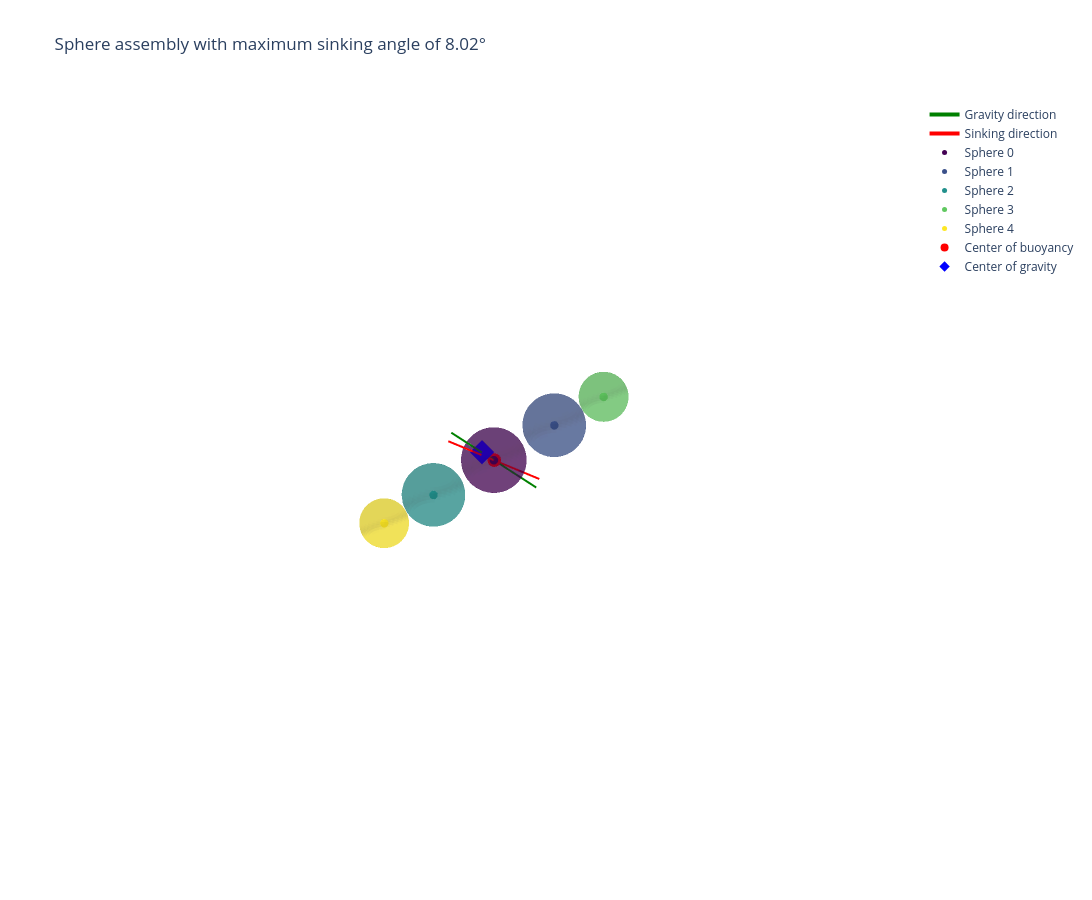

Notebook code cell kept with this figure:
### Markdown cell above
### Plotting figure

### Code cell
fig = go.Figure()

# Plot eigenvectors centered at delta
start = - 2 * eigenvec  # One end of the segment
end = 2 * eigenvec    # The other end of the segment

fig.add_trace(go.Scatter3d(
    x=[start[0], end[0]],
    y=[start[1], end[1]],
    z=[start[2], end[2]],
    mode="lines",
    line=dict(color="green", width=4),
    name="Gravity direction"
))    

start = - 2 * velocity  # One end of the segment
end = 2 * velocity    # The other end of the segment

fig.add_trace(go.Scatter3d(
    x=[start[0], end[0]],
    y=[start[1], end[1]],
    z=[start[2], end[2]],
    mode="lines",
    line=dict(color="red", width=4),
    name="Sinking direction"
))

    
# Plot spheres
for i_sphere, sphere in enumerate(mysoftplankton.spheres):
    x, y, z = create_sphere(
        radius=sphere.radius(dofs, params),
        center=sphere.position(dofs, params),
    )

    # Uniform color per sphere
    fig.add_trace(go.Surface(
        x=x, y=y, z=z,
        surfacecolor=jnp.ones_like(x) * i_sphere,  # Uniform color
        showscale=False,
        colorscale=[[0, colors[i_sphere]], [1, colors[i_sphere]]],  # Uniform color mapping
        opacity=0.5,  # Transparency level
    ))

    # Dummy scatter point for legend
    fig.add_trace(go.Scatter3d(
        x=[sphere.position(dofs, params)[0]], 
        y=[sphere.position(dofs, params)[1]], 
        z=[sphere.position(dofs, params)[2]],
        mode="markers",
        marker=dict(size=5, color=colors[i_sphere]),
        name=f"Sphere {i_sphere}"  # Legend entry
    ))


# Add geometric center point
fig.add_trace(go.Scatter3d(
    x=[geometric_center[0]], 
    y=[geometric_center[1]], 
    z=[geometric_center[2]],
    mode='markers',
    marker=dict(size=8, color='red', symbol='circle'),
    name="Center of buoyancy"
))

# Add Center of gravity
fig.add_trace(go.Scatter3d(
    x=[delta_point[0]], 
    y=[delta_point[1]], 
    z=[delta_point[2]],
    mode='markers',
    marker=dict(size=8, color='blue', symbol='diamond'),
    name="Center of gravity"
))

fig.update_layout(
    title=f"Sphere assembly with maximum sinking angle of {angle:.2f}°",
    autosize=False,
    width=1100,
    height=900,
    scene=dict(
        xaxis=dict(visible=False, range=[mid_x - max_range, mid_x + max_range]),
        yaxis=dict(visible=False, range=[mid_y - max_range, mid_y + max_range]),
        zaxis=dict(visible=False, range=[mid_z - max_range, mid_z + max_range]),
        aspectmode="manual",
        aspectratio=dict(x=1, y=1, z=1),
    ),
    scene_camera=dict(projection=dict(type="orthographic"))  # Isometric projection
)

fig.show()

### Figure 1 — Plotly figure (JSON) as saved in the notebook; plotly's stock layout.template omitted (floating-point values rounded to 4 significant figures; data arrays with more than 128 entries replaced by an {"elided": "..."} marker saying what was removed)
{"data": [{"line": {"color": "green", "width": 4}, "mode": "lines", "name": "Gravity direction", "type": "scatter3d", "x": [-1.311, 1.311], "y": [0.5187, -0.5187], "z": [-1.419, 1.419]}, {"line": {"color": "red", "width": 4}, "mode": "lines", "name": "Sinking direction", "type": "scatter3d", "x": [-1.509, 1.509], "y": [0.451, -0.451], "z": [-1.233, 1.233]}, {"colorscale": [[0, "rgb(68, 1, 84)"], [1, "rgb(68, 1, 84)"]], "opacity": 0.5, "showscale": false, "surfacecolor": {"elided": "32x32 float values"}, "type": "surface", "x": {"elided": "32x32 float values"}, "y": {"elided": "32x32 float values"}, "z": {"elided": "32x32 float values"}}, {"marker": {"color": "rgb(68, 1, 84)", "size": 5}, "mode": "markers", "name": "Sphere 0", "type": "scatter3d", "x": [0], "y": [0], "z": [0]}, {"colorscale": [[0, "rgb(59, 81, 138)"], [1, "rgb(59, 81, 138)"]], "opacity": 0.5, "showscale": false, "surfacecolor": {"elided": "32x32 float values"}, "type": "surface", "x": {"elided": "32x32 float values"}, "y": {"elided": "32x32 float values"}, "z": {"elided": "32x32 float values"}}, {"marker": {"color": "rgb(59, 81, 138)", "size": 5}, "mode": "markers", "name": "Sphere 1", "type": "scatter3d", "x": [-2.603], "y": [0], "z": [0]}, {"colorscale": [[0, "rgb(34, 144, 140)"], [1, "rgb(34, 144, 140)"]], "opacity": 0.5, "showscale": false, "surfacecolor": {"elided": "32x32 float values"}, "type": "surface", "x": {"elided": "32x32 float values"}, "y": {"elided": "32x32 float values"}, "z": {"elided": "32x32 float values"}}, {"marker": {"color": "rgb(34, 144, 140)", "size": 5}, "mode": "markers", "name": "Sphere 2", "type": "scatter3d", "x": [2.596], "y": [-0.003086], "z": [0]}, {"colorscale": [[0, "rgb(96, 200, 96)"], [1, "rgb(96, 200, 96)"]], "opacity": 0.5, "showscale": false, "surfacecolor": {"elided": "32x32 float values"}, "type": "surface", "x": {"elided": "32x32 float values"}, "y": {"elided": "32x32 float values"}, "z": {"elided": "32x32 float values"}}, {"marker": {"color": "rgb(96, 200, 96)", "size": 5}, "mode": "markers", "name": "Sphere 3", "type": "scatter3d", "x": [-4.729], "y": [-0.0006094], "z": [-0.002256]}, {"colorscale": [[0, "rgb(253, 231, 37)"], [1, "rgb(253, 231, 37)"]], "opacity": 0.5, "showscale": false, "surfacecolor": {"elided": "32x32 float values"}, "type": "surface", "x": {"elided": "32x32 float values"}, "y": {"elided": "32x32 float values"}, "z": {"elided": "32x32 float values"}}, {"marker": {"color": "rgb(253, 231, 37)", "size": 5}, "mode": "markers", "name": "Sphere 4", "type": "scatter3d", "x": [4.716], "y": [-0.008182], "z": [0.0006828]}, {"marker": {"color": "red", "size": 8, "symbol": "circle"}, "mode": "markers", "name": "Center of buoyancy", "type": "scatter3d", "x": [-0.01445], "y": [-0.001795], "z": [-0.0001887]}, {"marker": {"color": "blue", "size": 8, "symbol": "diamond"}, "mode": "markers", "name": "Center of gravity", "type": "scatter3d", "x": [0.3662], "y": [-0.1514], "z": [0.4074]}], "layout": {"autosize": false, "height": 900, "scene": {"aspectmode": "manual", "aspectratio": {"x": 1, "y": 1, "z": 1}, "camera": {"projection": {"type": "orthographic"}}, "xaxis": {"range": [-5.491, 5.474], "visible": false}, "yaxis": {"range": [-5.482, 5.482], "visible": false}, "zaxis": {"range": [-5.482, 5.482], "visible": false}}, "title": {"text": "Sphere assembly with maximum sinking angle of 8.02°"}, "width": 1100}}
